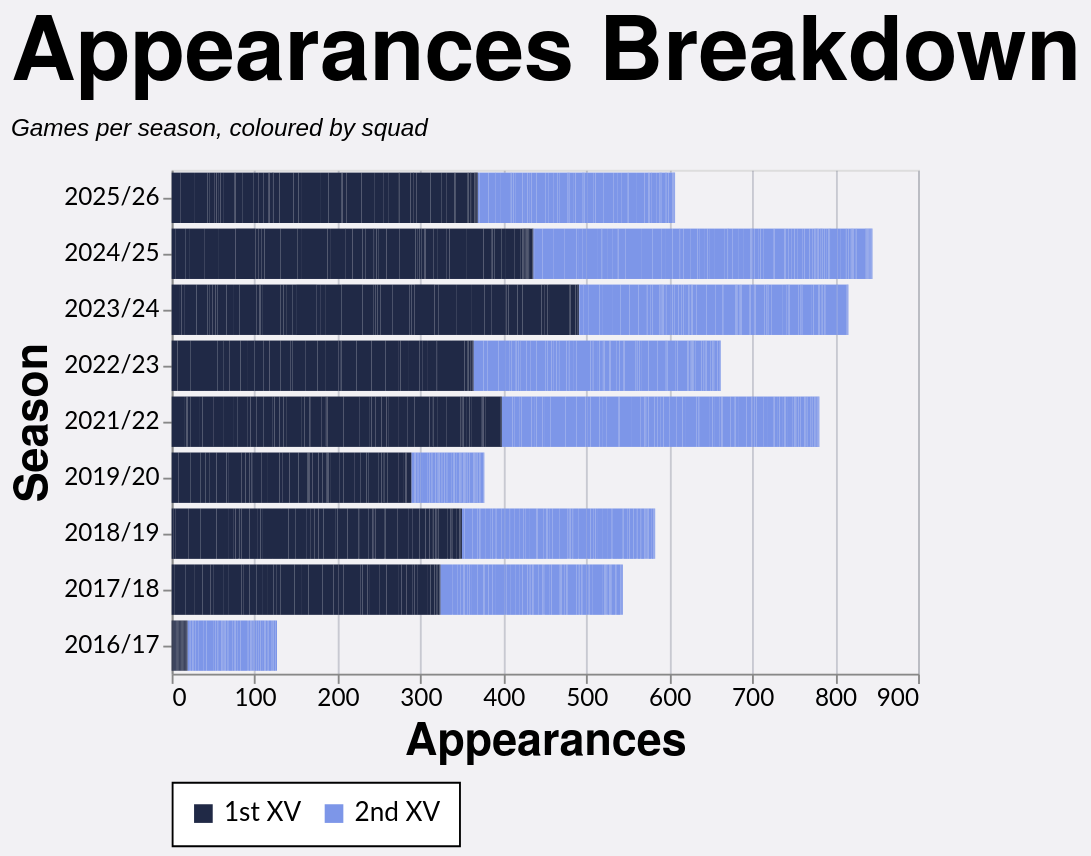

Vega-Lite specification for this chart:
### Vega-Lite specification from a JSON file in a GitHub repository (floating-point values rounded to 4 significant figures; data arrays with more than 128 entries replaced by an {"elided": "..."} marker saying what was removed)
{"config": {"axis": {"labelFont": "Lato, sans-serif", "titleFont": "PT Sans Narrow, Helvetica Neue, Helvetica, Arial, sans-serif", "labelFontSize": 13, "titleFontSize": 24, "gridColor": "#202947", "gridOpacity": 0.2}, "header": {"labelFont": "PT Sans Narrow, Helvetica Neue, Helvetica, Arial, sans-serif", "titleFont": "PT Sans Narrow, Helvetica Neue, Helvetica, Arial, sans-serif", "labelFontSize": 24, "titleFontSize": 28, "labelFontWeight": "bold", "orient": "left"}, "legend": {"labelFont": "Lato, sans-serif", "titleFont": "PT Sans Narrow, Helvetica Neue, Helvetica, Arial, sans-serif", "labelFontSize": 14, "titleFontSize": 16, "titlePadding": 5, "fillColor": "white", "strokeColor": "black", "padding": 10, "titleFontWeight": "lighter", "titleFontStyle": "italic", "titleColor": "gray", "offset": 10}, "title": {"font": "PT Sans Narrow, Helvetica Neue, Helvetica, Arial, sans-serif", "fontSize": 48, "fontWeight": "bold", "anchor": "start", "align": "center", "titlePadding": 20, "subtitlePadding": 10, "subtitleFontSize": 13, "subtitleColor": "", "subtitleFontStyle": "italic", "offset": 15, "color": "black"}, "axisX": {"labelAngle": 0}, "facet": {"title": null, "header": null, "align": {"row": "each", "column": "each"}}, "resolve": {"scale": {"y": "independent", "facet": "independent"}}, "background": "#f2f1f4"}, "data": {"name": "data-00c9870f4d1eb096a2a58e3efac9913d"}, "mark": {"type": "bar"}, "encoding": {"color": {"field": "color_value", "legend": {"orient": "bottom", "title": null}, "scale": {"range": ["#202946", "#7d96e8", "#99151520"]}, "sort": ["1st XV", "2nd XV", "Unknown"], "type": "nominal"}, "tooltip": [{"field": "player", "title": "Player", "type": "nominal"}, {"field": "season", "title": "Season", "type": "nominal"}, {"field": "color_value", "title": "Group", "type": "nominal"}, {"aggregate": "sum", "field": "apps", "title": "Appearances", "type": "quantitative"}], "x": {"aggregate": "sum", "field": "apps", "title": "Appearances", "type": "quantitative"}, "y": {"field": "season", "sort": {"field": "season_sort", "op": "max", "order": "descending"}, "title": "Season", "type": "nominal"}}, "height": {"step": 30}, "title": {"text": "Appearances Breakdown", "subtitle": "Games per season, coloured by squad"}, "width": 400, "$schema": "https://vega.github.io/schema/vega-lite/v5.20.1.json", "datasets": {"data-00c9870f4d1eb096a2a58e3efac9913d": {"elided": "2489 records"}}}
